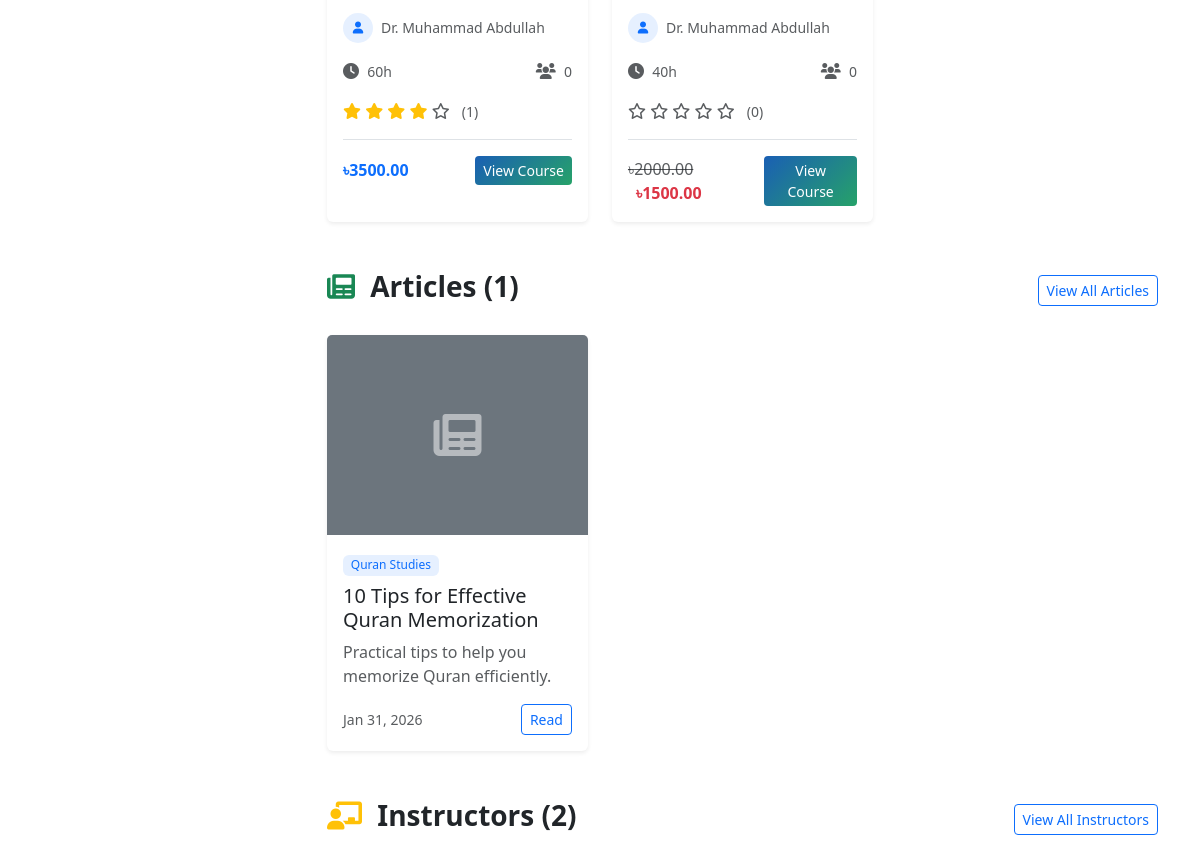
Page /search/?q=Quran&type=all (middle part) on the earlier database version.
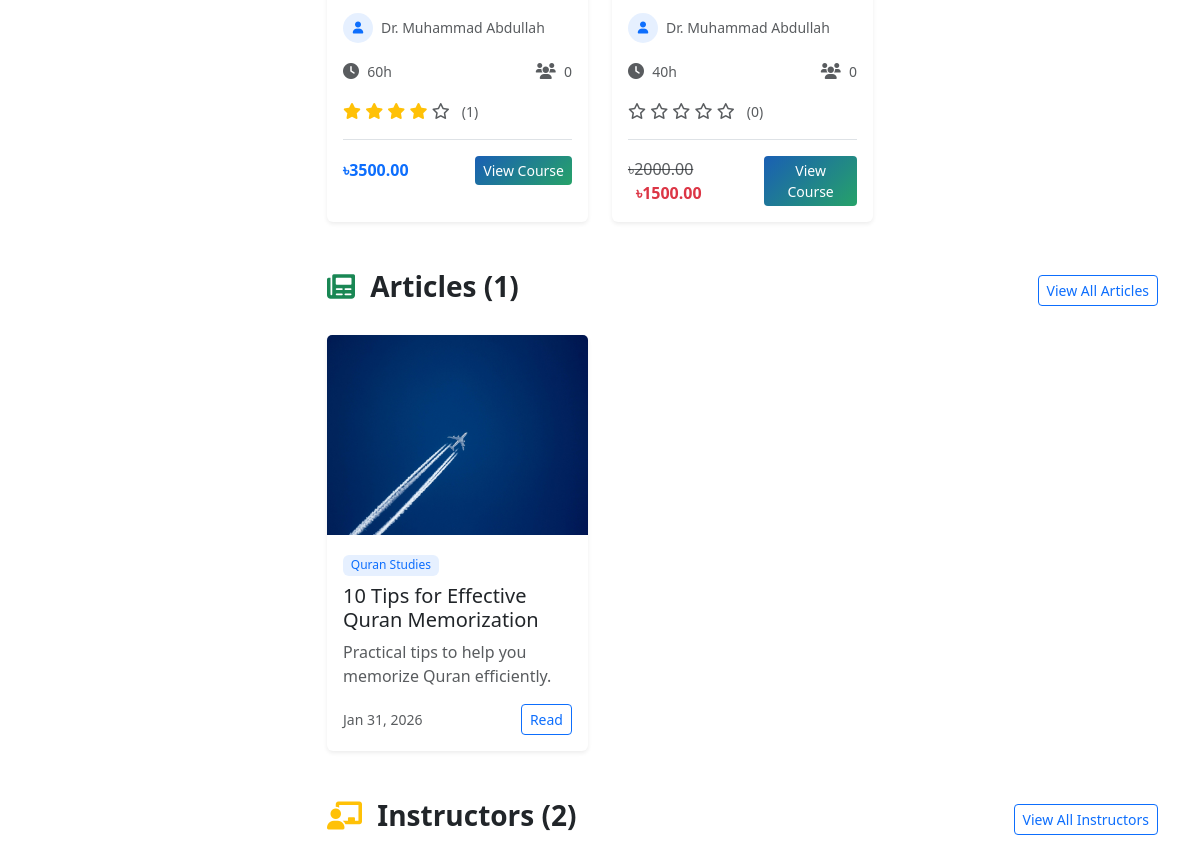
Same page on the later database version.
### core/models.py (models this page shows, shortened)
class BlogPost(models.Model):
    CATEGORIES = [
        ('islamic_knowledge', 'Islamic Knowledge'),
        ('quran_studies', 'Quran Studies'),
        ('sunnah', 'Sunnah & Hadith'),
        ('student_life', 'Student Life'),
        ('announcements', 'Announcements'),
    ]
    id = models.UUIDField(primary_key=True, default=uuid.uuid4, editable=False)
    title = models.CharField(max_length=200)
    slug = models.SlugField(unique=True)
    content = models.TextField()
    excerpt = models.CharField(max_length=300)
    category = models.CharField(max_length=50, choices=CATEGORIES)
    tags = models.CharField(max_length=200, blank=True)
    author = models.ForeignKey(User, on_delete=models.CASCADE, default=None, null=True, blank=True)
    featured_image = models.ImageField(upload_to='blog_images/', null=True, blank=True)
    thumbnail = models.ImageField(upload_to='blog_thumbnails/', null=True, blank=True)
    is_published = models.BooleanField(default=False)
    is_featured = models.BooleanField(default=False)
    created_at = models.DateTimeField(auto_now_add=True)
    updated_at = models.DateTimeField(auto_now=True)
    published_at = models.DateTimeField(null=True, blank=True)
    meta_title = models.CharField(max_length=200, blank=True)
    meta_description = models.CharField(max_length=300, blank=True)
    views = models.IntegerField(default=0)
    likes = models.IntegerField(default=0)
    class Meta:
        ordering = ['-published_at', '-created_at']

### core/views.py (the view)
# urls.py: path('search/', views.search, name='search'),
def search(request):
    query = request.GET.get('q', '').strip()
    search_type = request.GET.get('type', 'courses')
    results = {
        'courses': [],
        'blog_posts': [],
        'instructors': [],
        'total_results': 0,
    }
    if query:
        if search_type in ['courses', 'all']:
            courses = Course.objects.filter(
                Q(name__icontains=query) |
                Q(short_description__icontains=query) |
                Q(description__icontains=query) |
                Q(category__name__icontains=query) |
                Q(course_instructors__instructor__full_name__icontains=query),
                is_active=True,
                is_approved=True
            ).distinct().select_related('category').order_by('-created_at')
            results['courses'] = courses
        if search_type in ['blog', 'all']:
            blog_posts = BlogPost.objects.filter(
                Q(title__icontains=query) |
                Q(content__icontains=query) |
                Q(excerpt__icontains=query),
                is_published=True
            ).distinct().order_by('-published_at')
            results['blog_posts'] = blog_posts
        if search_type in ['instructors', 'all']:
            instructors = Instructor.objects.filter(
                Q(full_name__icontains=query) |
                Q(bio__icontains=query) |
                Q(specialization__icontains=query) |
                Q(qualifications__icontains=query),
                is_active=True
            ).distinct().order_by('-created_at')
            results['instructors'] = instructors
        results['total_results'] = (
            len(results['courses']) +
            len(results['blog_posts']) +
            len(results['instructors'])
        )
    courses_paginator = Paginator(results['courses'], 12)
    courses_page = request.GET.get('courses_page', 1)
    results['courses_page'] = courses_paginator.get_page(courses_page)
    blog_paginator = Paginator(results['blog_posts'], 9)
    blog_page = request.GET.get('blog_page', 1)
    results['blog_posts_page'] = blog_paginator.get_page(blog_page)
    instructors_paginator = Paginator(results['instructors'], 12)
    instructors_page = request.GET.get('instructors_page', 1)
    results['instructors_page'] = instructors_paginator.get_page(instructors_page)
    categories = Category.objects.filter(
        is_active=True
    ).annotate(
        course_count=models.Count('courses', filter=Q(courses__is_active=True))
    ).filter(course_count__gt=0).order_by('display_order', 'name')
    context = {
        'query': query,
        'search_type': search_type,
        'results': results,
        'categories': categories,
        'page_title': f'Search: {query}' if query else 'Search',
    }
    return render(request, 'core/search.html', context)

### core/context_processors.py (called while the page is built, shortened)
def navbar_context(request):
    categories = Category.objects.filter(
        is_active=True
    ).annotate(
        course_count=Count('courses', filter=Q(courses__is_active=True, courses__is_approved=True))
    ).filter(course_count__gt=0).order_by('-display_order', 'name')[:8]
    enrolled_courses_count = 0
    completed_lessons = 0
    certificates_count = 0
    return {
        'categories': categories,
        'enrolled_courses_count': enrolled_courses_count,
        'completed_lessons': completed_lessons,
        'certificates_count': certificates_count,
    }

### core/models.py (called while the page is built)
    def get_current_price(self):
        if self.sale_price and self.sale_price < self.base_price:
            return self.sale_price
        return self.base_price

    def get_discount_percentage(self):
        if self.sale_price and self.base_price > 0:
            discount = ((self.base_price - self.sale_price) / self.base_price) * 100
            return int(discount)
        return 0

### core/templates/core/search.html (shortened to what the changed rows need)
{% extends 'base.html' %}
{% load static %}
{% block content %}
<div class="container-fluid py-5 mt-5">
    <div class="container">
        <div class="row">
            <div class="col-lg-9">
                {% if query %}
                    {% if search_type in 'all,blog' and results.blog_posts %}
                    <div class="mb-5">
                        <div class="row row-cols-1 row-cols-md-2 row-cols-lg-3 g-4">
                            {% for post in results.blog_posts_page %}
                            <div class="col">
                                <div class="card blog-card h-100 border-0 shadow-sm">
                                    {% if post.featured_image %}
                                    <img src="{{ post.featured_image.url }}"
                                         class="card-img-top"
                                         alt="{{ post.title }}"
                                         style="height: 200px; object-fit: cover;">
                                    {% else %}
                                    <div class="card-img-top bg-secondary d-flex align-items-center justify-content-center"
                                         style="height: 200px;">
                                        <i class="fas fa-newspaper fa-3x text-white opacity-50"></i>
                                    </div>
                                    {% endif %}
                                    <div class="card-body">
                                        <span class="badge bg-primary bg-opacity-10 text-primary mb-2">
                                            {{ post.get_category_display }}
                                        </span>
                                        <h5 class="card-title">
                                            <a href="{% url 'core:blog_detail' post.slug %}" class="text-decoration-none text-dark">
                                                {{ post.title|truncatechars:70 }}
                                            </a>
                                        </h5>
                                        <p class="card-text text-muted">
                                            {{ post.excerpt|truncatechars:150 }}
                                        </p>
                                        <div class="d-flex justify-content-between align-items-center">
                                            <small class="text-muted">
                                                {{ post.published_at|date:"M d, Y" }}
                                            </small>
                                            <a href="{% url 'core:blog_detail' post.slug %}" class="btn btn-sm btn-outline-primary">
                                                Read
                                            </a>
                                        </div>
                                    </div>
                                </div>
                            </div>
                            {% endfor %}
                        </div>
                    </div>
                    {% endif %}
                {% endif %}
            </div>
        </div>
    </div>
</div>
{% endblock %}

Differences in the rows shown:
changed BlogPost "10 Tips for Effective Quran Memorization": featured_image: picture added
